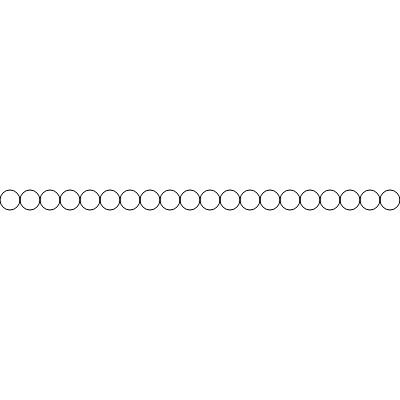
Frame 1 (no input)
Frame 60 (no input): identical to frame 1, image omitted
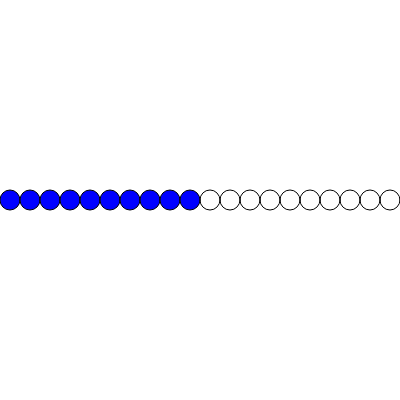
Frame 120 (the mouse pressed at the canvas centre since frame 60)

The p5.js sketch that drew these frames (run headless with seeded random() and noise() and a simulated clock; from frame 60 on, the mouse is pressed at the canvas centre):

// p5.js sketch
// ── sketch.js
function setup() {
    createCanvas(400, 400)
}

function draw() {
    background(255)
    
    let x = 10
    let x2 = width - 10

    while ( x2 >= mouseX) {
        fill(255)
        circle(x2, width / 2, 20)
        x2 -= 20
    }

    while ( x <= mouseX) {
        fill(0, 0, 255)
        circle(x, width / 2, 20)
        x += 20
    }


}
